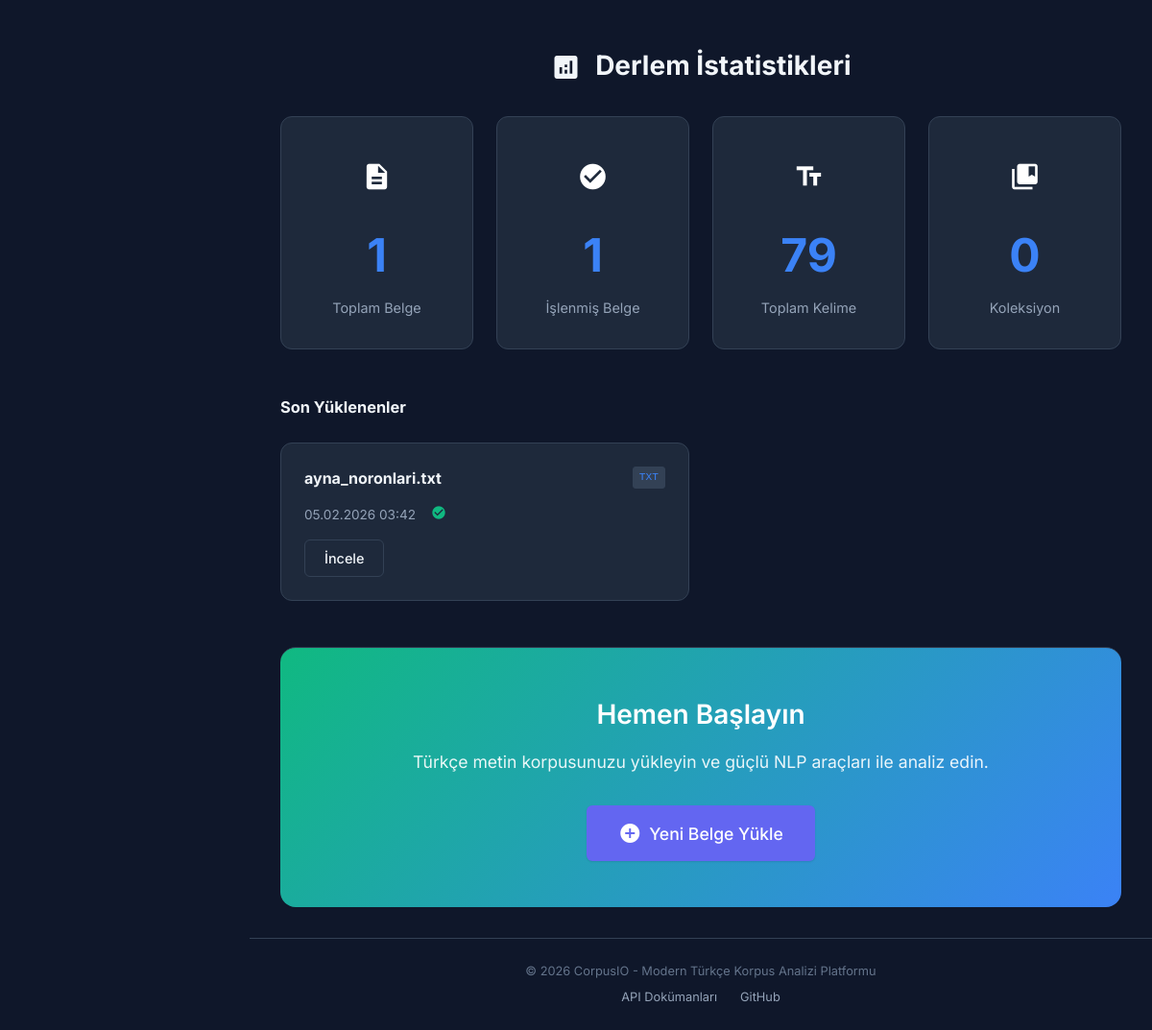
The app's page / (signed in, lower part), older data.
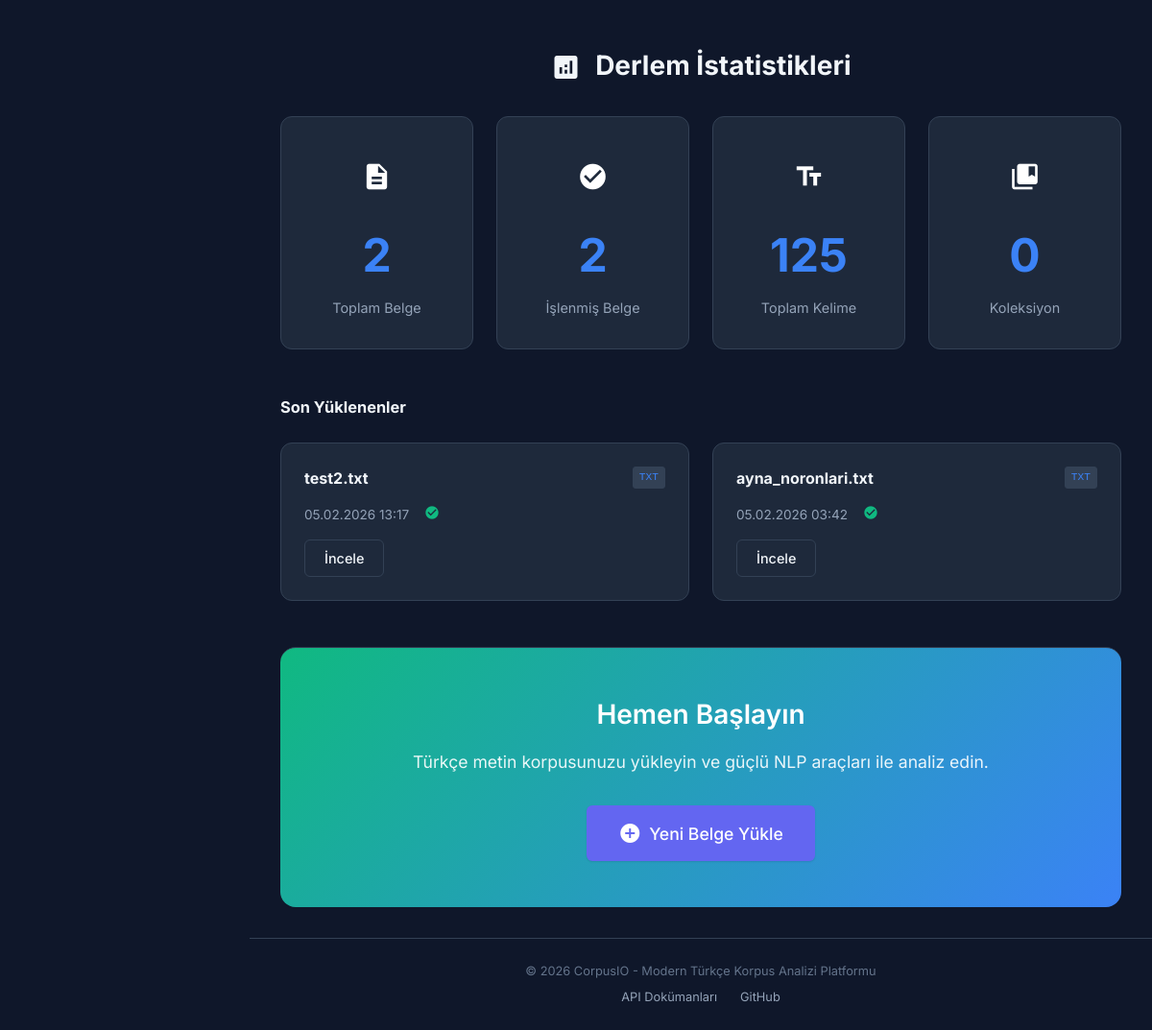
The same page, newer data.
### corpus/models.py (models this page shows, shortened)
class Document(models.Model):
    filename = models.CharField(max_length=255, verbose_name="Dosya Adı")
    file = models.FileField(upload_to='documents/%Y/%m/', verbose_name="Dosya")
    format = models.CharField(max_length=10, verbose_name="Format")
    upload_date = models.DateTimeField(default=timezone.now, verbose_name="Yüklenme Tarihi")
    processed = models.BooleanField(default=False, verbose_name="İşlendi mi?")
    author = models.CharField(max_length=255, blank=True, verbose_name="Yazar")
    genre = models.CharField(max_length=100, blank=True, verbose_name="Tür")
    language = models.CharField(max_length=10, default='tr', verbose_name="Dil")
    source = models.CharField(max_length=255, blank=True, verbose_name="Kaynak")
    GRADE_LEVEL_CHOICES = [
        ('PRE', 'Okul Öncesi'),
        ('1', '1. Sınıf'),
        ('2', '2. Sınıf'),
        ('3', '3. Sınıf'),
        ('4', '4. Sınıf'),
        ('5', '5. Sınıf'),
        ('6', '6. Sınıf'),
        ('7', '7. Sınıf'),
        ('8', '8. Sınıf'),
        ('9', '9. Sınıf'),
        ('10', '10. Sınıf'),
        ('11', '11. Sınıf'),
        ('12', '12. Sınıf'),
        ('UNI', 'Üniversite/Akademik'),
        ('GEN', 'Genel/Yetişkin'),
    ]
    grade_level = models.CharField(
        max_length=10,
        choices=GRADE_LEVEL_CHOICES,
        blank=True,
        null=True,
        verbose_name="Sınıf Seviyesi"
    )
    subject = models.CharField(max_length=100, blank=True, verbose_name="Ders/Alan")
    publisher = models.CharField(max_length=255, blank=True, verbose_name="Yayınevi")
    publication_year = models.IntegerField(null=True, blank=True, verbose_name="Basım Yılı")
    isbn = models.CharField(max_length=20, blank=True, verbose_name="ISBN")
    metadata = models.JSONField(
        default=dict,
        blank=True,
        verbose_name="Ek Metadata",
        help_text="Diğer detaylar (JSON)"
    )
    tags = models.ManyToManyField(
        Tag,
        related_name='documents',
        blank=True,
        verbose_name="Etiketler"
    )
    class Meta:
        ordering = ['-upload_date']
        verbose_name = "Belge"
        verbose_name_plural = "Belgeler"
    def get_word_count(self):
        if hasattr(self, 'content') and self.content.cleaned_text:
            return len(self.content.cleaned_text.split())
        return 0

### corpus/views.py (the view)
# urls.py: path('', views.home_view, name='home'),
def home_view(request):
    total_docs = Document.objects.count()
    processed_docs = Document.objects.filter(processed=True).count()
    recent_documents = Document.objects.all().order_by('-upload_date')[:4]
    total_words = 0
    for doc in Document.objects.filter(processed=True):
        total_words += doc.get_word_count()
    total_collections = Collection.objects.count()
    from django.db.models import Count
    popular_tags = Tag.objects.annotate(
        doc_count=Count('documents')
    ).filter(doc_count__gt=0).order_by('-doc_count')[:10]
    context = {
        'total_docs': total_docs,
        'processed_docs': processed_docs,
        'total_words': total_words,
        'total_collections': total_collections,
        'recent_documents': recent_documents,
        'popular_tags': popular_tags,
        'active_tab': 'home'
    }
    return render(request, 'corpus/home.html', context)

### corpus/templatetags/auth_extras.py (called while the page is built)
@register.filter(name='can_upload')
def can_upload(user):
    if not user.is_authenticated:
        return False
    return (
        user.groups.filter(name__in=['Academician', 'Developer']).exists()
        or user.is_superuser
    )

### templates/corpus/home.html (shortened to what this page needs)
{% extends "corpus/base.html" %}
{% block content %}
            {% if user.is_authenticated %}
            {% load auth_extras %}
            {% endif %}
{% if user.is_authenticated %}
<section class="stats-section">
    <h2 style="color:var(--text-main); margin-bottom:2rem; text-align:center; font-size:1.75rem;">
        <span class="material-icons"
            style="vertical-align:middle; font-size:2rem; margin-right:0.5rem;">analytics</span>
        Derlem İstatistikleri
    </h2>
    <div class="stats-grid">
        <div class="stat-card">
            <div class="stat-icon"><span class="material-icons">description</span></div>
            <div class="stat-number">{{ total_docs|default:0 }}</div>
            <div class="stat-label">Toplam Belge</div>
        </div>
        <div class="stat-card">
            <div class="stat-icon"><span class="material-icons">check_circle</span></div>
            <div class="stat-number">{{ processed_docs|default:0 }}</div>
            <div class="stat-label">İşlenmiş Belge</div>
        </div>
        <div class="stat-card">
            <div class="stat-icon"><span class="material-icons">text_fields</span></div>
            <div class="stat-number">{{ total_words|default:0|floatformat:0 }}</div>
            <div class="stat-label">Toplam Kelime</div>
        </div>
        <div class="stat-card">
            <div class="stat-icon"><span class="material-icons">collections_bookmark</span></div>
            <div class="stat-number">{{ total_collections|default:0 }}</div>
            <div class="stat-label">Koleksiyon</div>
        </div>
    </div>
</section>
{% if recent_documents %}
<section class="recent-section">
    <h3 style="color:var(--text-main); margin-bottom:1.5rem;">Son Yüklenenler</h3>
    <div class="recent-grid">
        {% for doc in recent_documents %}
        <div class="recent-card">
            <div class="recent-header">
                <h4>{{ doc.filename }}</h4>
                <span class="format-badge">{{ doc.format }}</span>
            </div>
            <div class="recent-meta">
                <span>{{ doc.upload_date|date:"d.m.Y H:i" }}</span>
                {% if doc.processed %}
                <span class="material-icons" style="color:var(--accent-success); font-size:1rem;">check_circle</span>
                {% else %}
                <span class="material-icons" style="color:var(--text-secondary); font-size:1rem;">hourglass_empty</span>
                {% endif %}
            </div>
            {% if doc.processed %}
            <a href="{% url 'corpus:analysis' doc.id %}" class="btn btn-secondary btn-small">İncele</a>
            {% endif %}
        </div>
        {% endfor %}
    </div>
</section>
{% endif %}
{% endif %}
{% if user.is_authenticated %}
{% load auth_extras %}
{% if request.user|can_upload %}
<section class="cta-section">
    <h2>Hemen Başlayın</h2>
    <p>Türkçe metin korpusunuzu yükleyin ve güçlü NLP araçları
        ile analiz edin.</p>
    <a href="{% url 'corpus:upload' %}" class="btn btn-primary btn-large">
        <span class="material-icons">add_circle</span> Yeni Belge Yükle
    </a>
</section>
{% endif %}
{% endif %}
{% endblock %}

Row changes from the older to the newer data that the page shows:
added Document: filename "test2.txt", format "TXT", upload_date "05.02.2026 13:17", processed True (drawn)
Text that changed along with them:
{{ total_docs|default:0 }}: "1" → "2"
{{ processed_docs|default:0 }}: "1" → "2"
{{ total_words|default:0|floatformat:0 }}: "79" → "125"
